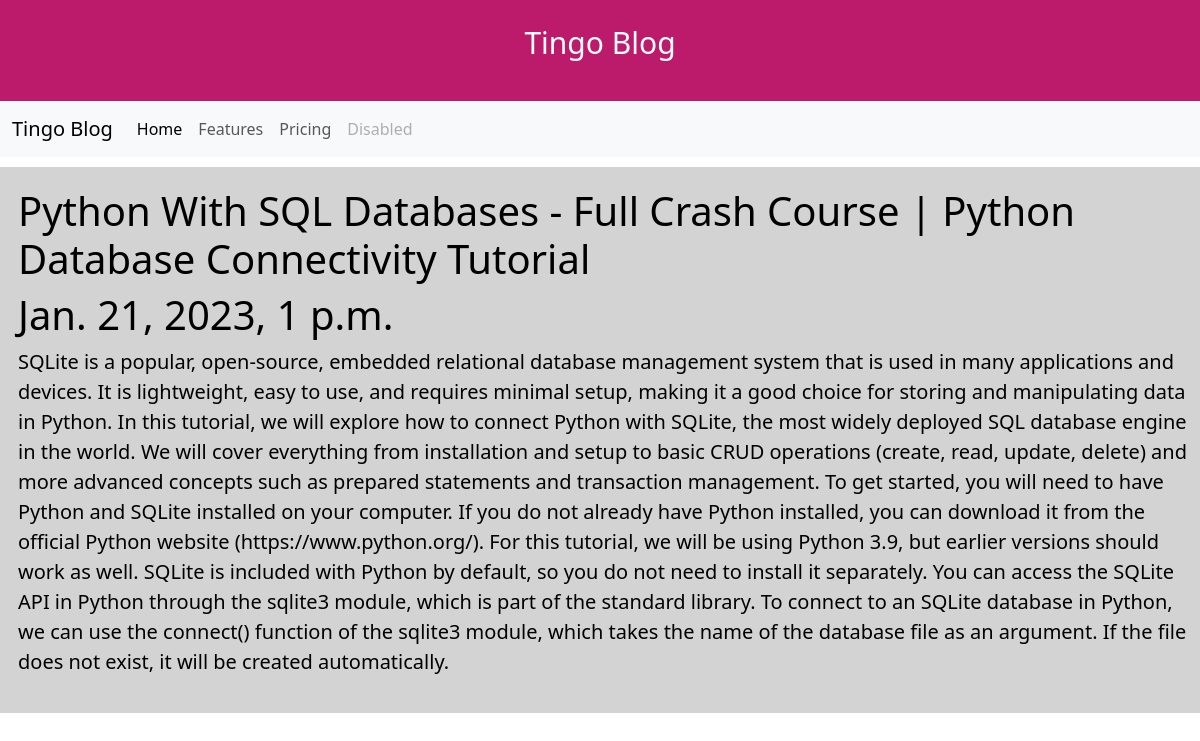
/posts/1, run on the app's committed database.
### post/models.py (models this page shows)
class post(models.Model):
    title = models.CharField(max_length=1000)
    body = models.CharField(max_length=1000000)
    created_at = models.DateTimeField(default=datetime.now, blank=True)

### post/views.py (the view)
# urls.py: path('posts/<str:pk>', views.posts, name='posts')
def posts(request, pk):
    posts = post.objects.get(id=pk)
    return render(request, 'posts.html', {'posts': posts})

### templates/posts.html (shortened to what this page needs)
<!DOCTYPE html>
<html lang="en">
<head>
    <link href="https://cdn.jsdelivr.net/npm/bootstrap@5.3.0-alpha1/dist/css/bootstrap.min.css" rel="stylesheet">
    <header>
        <p>Tingo Blog</p>
    </header>
    <nav class="navbar navbar-expand-lg bg-body-tertiary">
        <div class="container-fluid">
            <a class="navbar-brand" href="#">Tingo Blog</a>
        <div class="collapse navbar-collapse" id="navbarNav">
            <ul class="navbar-nav">
                <li class="nav-item">
                    <a class="nav-link active" aria-current="page" href="#">Home</a>
                </li>
                <li class="nav-item">
                    <a class="nav-link" href="#">Features</a>
                </li>
                <li class="nav-item">
                    <a class="nav-link" href="#">Pricing</a>
                </li>
                <li class="nav-item">
                    <a class="nav-link disabled">Disabled</a>
                </li>
            </ul>
        </div>
        </div>
    </nav>
</head>
<body>
    <div class="row">
        <div class="div1">
                <h1>{{posts.title}}</h1>
                <h5 class="display-6">{{posts.created_at}}</h5>
                <p class="lead">{{posts.body}}</p>
        </div>
    </div>
</body>
</html>

### templates/posts.html (style rules this page uses)
body { font-family: "Segoe UI", Tahoma, Geneva, Verdana, sans-serif; margin: 0; }
header { padding: 20px; text-align: center; background: #bc1a6b; color: white; font-size: 30px; }
.div1 { padding: 20px; text-align: center; background: lightgrey; color: black; font-size: 20px; margin: 10px; text-align: left; }
a { text-decoration:none; color:black; }

### data on the page
post: title "Python With SQL Databases - Full Crash Course | Python Database Connectivity Tutorial", created_at "Jan. 21, 2023, 1 p.m.", body "SQLite is a popular, open-source, embedded relational database management system that is used in many applications and devices. It is lightweight, easy to use, and requires minimal setup, making it a good choice for storing and manipulating data in Python. In this tutorial, we will explore how to connect Python with SQLite, the most widely deployed SQL database engine in the world. We will cover everything from installation and setup to basic CRUD operations (create, read, update, delete) and more advanced concepts such as prepared statements and transaction management. To get started, you will need to have Python and SQLite installed on your computer. If you do not already have Python…"
